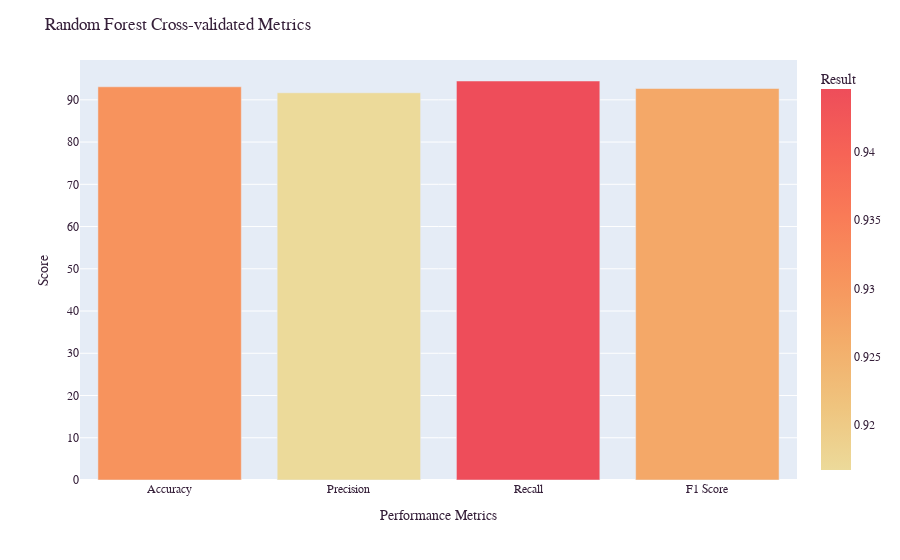

Write notebook code for a chart like this one.
### Code cell
# Visualizing our metrics
final_model_cv_metrics_fig = px.bar(final_model_cv_metrics, 
                                    y=final_model_cv_metrics["Result"] * 100,
                                    color_continuous_scale='Oryel',
                                    color='Result')
final_model_cv_metrics_fig.update_layout(title_text='Random Forest Cross-validated Metrics',
                                         xaxis_title='Performance Metrics',
                                         yaxis_title='Score')
final_model_cv_metrics_fig.update_layout(font_family="Courier New",
                                              font_color="#351f39",
                                              title_font_family="Courier New",
                                              title_font_color="#351f39")
final_model_cv_metrics_fig.show()

### Figure 1 — Plotly figure (JSON) as saved in the notebook; plotly's stock layout.template omitted (floating-point values rounded to 4 significant figures)
{"data": [{"alignmentgroup": "True", "hovertemplate": "index=%{x}<br>y=%{y}<br>Result=%{marker.color}<extra></extra>", "legendgroup": "", "marker": {"color": [0.9308, 0.9167, 0.9446, 0.9268], "coloraxis": "coloraxis"}, "name": "", "offsetgroup": "", "orientation": "v", "showlegend": false, "textposition": "auto", "type": "bar", "x": ["Accuracy", "Precision", "Recall", "F1 Score"], "xaxis": "x", "y": [93.08, 91.67, 94.46, 92.68], "yaxis": "y"}], "layout": {"barmode": "relative", "coloraxis": {"colorbar": {"title": {"text": "Result"}}, "colorscale": [[0, "rgb(236, 218, 154)"], [0.1667, "rgb(239, 196, 126)"], [0.3333, "rgb(243, 173, 106)"], [0.5, "rgb(247, 148, 93)"], [0.6667, "rgb(249, 123, 87)"], [0.8333, "rgb(246, 99, 86)"], [1, "rgb(238, 77, 90)"]]}, "font": {"color": "#351f39", "family": "Courier New"}, "legend": {"tracegroupgap": 0}, "margin": {"t": 60}, "title": {"font": {"color": "#351f39", "family": "Courier New"}, "text": "Random Forest Cross-validated Metrics"}, "xaxis": {"anchor": "y", "domain": [0, 1], "title": {"text": "Performance Metrics"}}, "yaxis": {"anchor": "x", "domain": [0, 1], "title": {"text": "Score"}}}}
